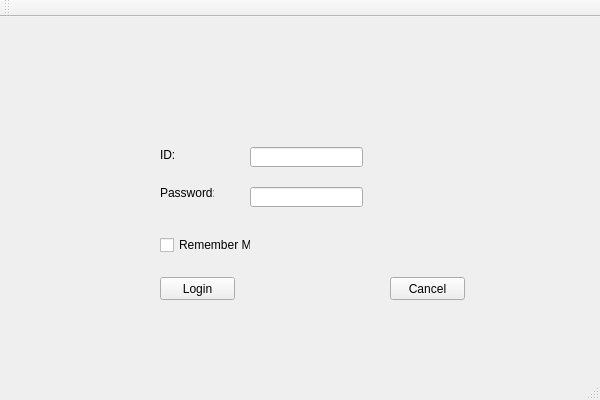
<?xml version="1.0" encoding="UTF-8"?>
<ui version="4.0">
 <class>ClientClass</class>
 <widget class="QMainWindow" name="ClientClass">
  <property name="geometry">
   <rect>
    <x>0</x>
    <y>0</y>
    <width>600</width>
    <height>400</height>
   </rect>
  </property>
  <property name="windowTitle">
   <string>Client</string>
  </property>
  <widget class="QWidget" name="centralWidget">
   <widget class="QCheckBox" name="checkBox">
    <property name="geometry">
     <rect>
      <x>160</x>
      <y>220</y>
      <width>91</width>
      <height>16</height>
     </rect>
    </property>
    <property name="text">
     <string>Remember Me</string>
    </property>
   </widget>
   <widget class="QPushButton" name="login_btn">
    <property name="geometry">
     <rect>
      <x>160</x>
      <y>260</y>
      <width>75</width>
      <height>23</height>
     </rect>
    </property>
    <property name="text">
     <string>Login</string>
    </property>
   </widget>
   <widget class="QPushButton" name="cancel_btn">
    <property name="geometry">
     <rect>
      <x>390</x>
      <y>260</y>
      <width>75</width>
      <height>23</height>
     </rect>
    </property>
    <property name="text">
     <string>Cancel</string>
    </property>
   </widget>
   <widget class="QLabel" name="label">
    <property name="geometry">
     <rect>
      <x>160</x>
      <y>130</y>
      <width>54</width>
      <height>16</height>
     </rect>
    </property>
    <property name="text">
     <string>ID:</string>
    </property>
   </widget>
   <widget class="QLineEdit" name="id">
    <property name="geometry">
     <rect>
      <x>250</x>
      <y>130</y>
      <width>113</width>
      <height>20</height>
     </rect>
    </property>
   </widget>
   <widget class="QLabel" name="label_2">
    <property name="geometry">
     <rect>
      <x>160</x>
      <y>170</y>
      <width>54</width>
      <height>12</height>
     </rect>
    </property>
    <property name="text">
     <string>Password:</string>
    </property>
   </widget>
   <widget class="QLineEdit" name="password">
    <property name="geometry">
     <rect>
      <x>250</x>
      <y>170</y>
      <width>113</width>
      <height>20</height>
     </rect>
    </property>
   </widget>
  </widget>
  <widget class="QMenuBar" name="menuBar">
   <property name="geometry">
    <rect>
     <x>0</x>
     <y>0</y>
     <width>600</width>
     <height>23</height>
    </rect>
   </property>
  </widget>
  <widget class="QToolBar" name="mainToolBar">
   <attribute name="toolBarArea">
    <enum>TopToolBarArea</enum>
   </attribute>
   <attribute name="toolBarBreak">
    <bool>false</bool>
   </attribute>
  </widget>
  <widget class="QStatusBar" name="statusBar"/>
 </widget>
 <layoutdefault spacing="6" margin="11"/>
 <resources>
  <include location="client.qrc"/>
 </resources>
 <connections/>
</ui>
